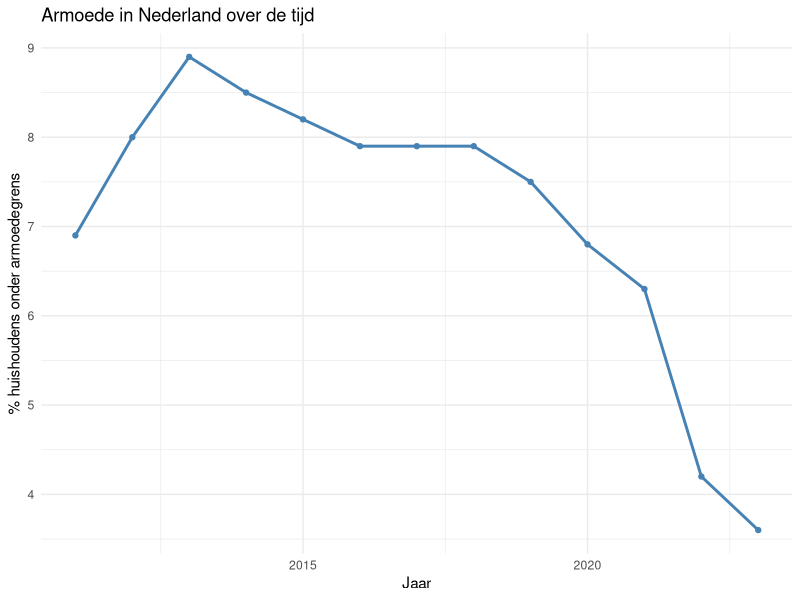

Write R code to recreate this figure.
## ---- chunk 1
knitr::opts_chunk$set(echo = TRUE)
library(tidyverse)
setwd(dirname(rstudioapi::getSourceEditorContext()$path))
## ---- chunk 2
obs_raw <- read_csv2("Observations.csv")
obs_raw <- obs_raw %>% mutate(jaar = as.integer(substr(Perioden, 1, 4)))

armoede_pct <- obs_raw %>%
  filter(KenmerkenVanHuishoudens == "1050010",
         Measure == "1050010_2",
         InkomensgrensHuishouden == "1050290",
         DuurInkomenspositie == "A028721")
## ---- chunk 3
ggplot(armoede_pct, aes(x = jaar, y = Value)) +
  geom_line(color = "steelblue", size = 1) +
  geom_point(color = "steelblue") +
  labs(title = "Armoede in Nederland over de tijd",
       x = "Jaar",
       y = "% huishoudens onder armoedegrens") +
  theme_minimal()
